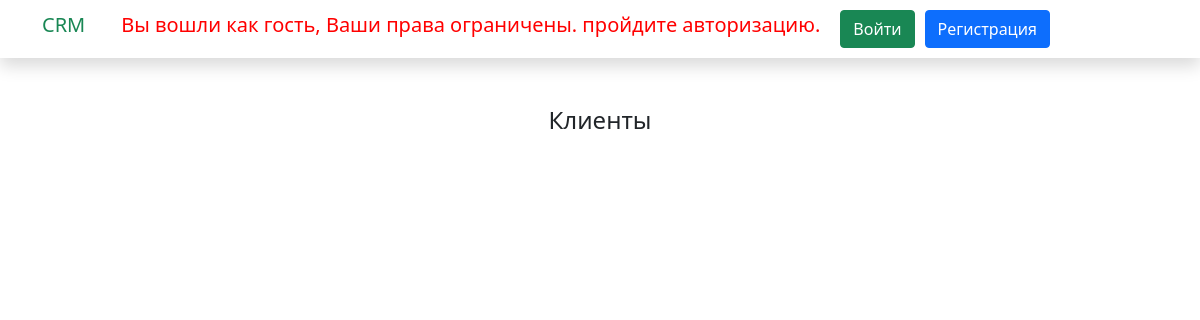
The app's page /, older data.
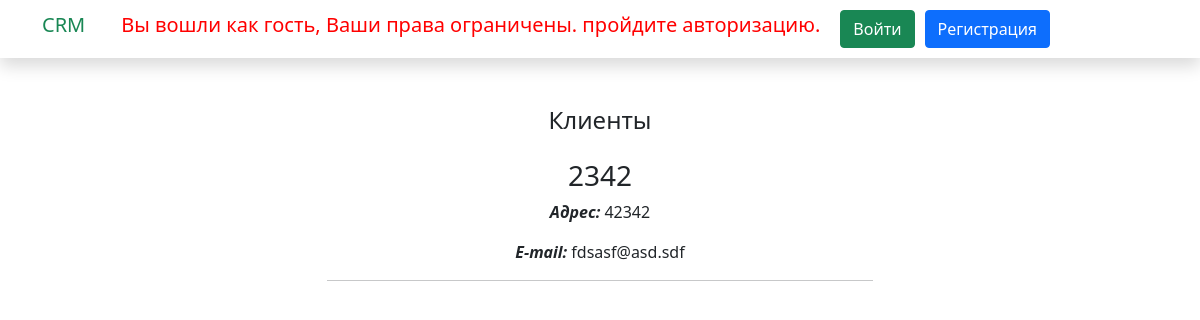
The same page, newer data.
### mainapp/models.py (models this page shows, shortened)
class CompanyInformation(models.Model):
    name_company = models.CharField(verbose_name="Название компании", max_length=255)
    contact_person = models.CharField(verbose_name="Контактное лицо", max_length=255)
    about_company = models.TextField(verbose_name="Краткое описание")
    create_date = models.DateTimeField(verbose_name="Дата создания", auto_now_add=True)
    date_of_change = models.DateTimeField(verbose_name="Дата последнего изменения", auto_now=True)
    address = models.CharField(verbose_name="Адрес", max_length=255)
    phone = models.CharField(verbose_name="Номер телефона", max_length=255)
    email = models.EmailField(verbose_name="E-mail")
    class Meta:
        verbose_name = "Клиент"
        verbose_name_plural = "Информация о клиентах"

### mainapp/views.py (the view)
# urls.py: path("", views.MainListView.as_view(), name="main_page"),
class MainListView(ListView):
    model = CompanyInformation
    template_name = "mainapp/main_page.html"
    context_object_name = "companies"
    paginate_by = 3
    def get_ordering(self):
        ordering = self.request.GET.get("order_by")
        return ordering
    def get_context_data(self, *, object_list=None, **kwargs):
        context = super().get_context_data(**kwargs)
        context["order_by"] = self.request.GET.get("order_by")
        return context

### templates/mainapp/main_page.html (shortened to what this page needs)
{% extends "base/base.html" %}
{% block content %}
    <h4 class="text-center">Клиенты</h4>
    {% for company in companies %}
        <div class="row text-center pt-3">
            <div class="col-lg-6 m-auto">
                {% if request.user.is_authenticated %}
                <a href="{% url 'mainapp:detail_company' pk=company.id %}">
                    <h3 class="h3">{{ company.name_company }}</h3>
                </a>
                {% else %}
                    <h3 class="h3">{{ company.name_company }}</h3>
                {% endif %}
                <p><strong><i>Адрес:</i></strong> {{ company.address }}</p>
                <p><strong><i>E-mail:</i></strong> {{ company.email }}</p>
                <hr>
            </div>
        </div>
    {% endfor %}
    {% include "include/pagination.html" %}
{% endblock content %}

Row changes from the older to the newer data that the page shows:
added CompanyInformation: name_company "2342", address "42342", email "fdsasf@asd.sdf"
